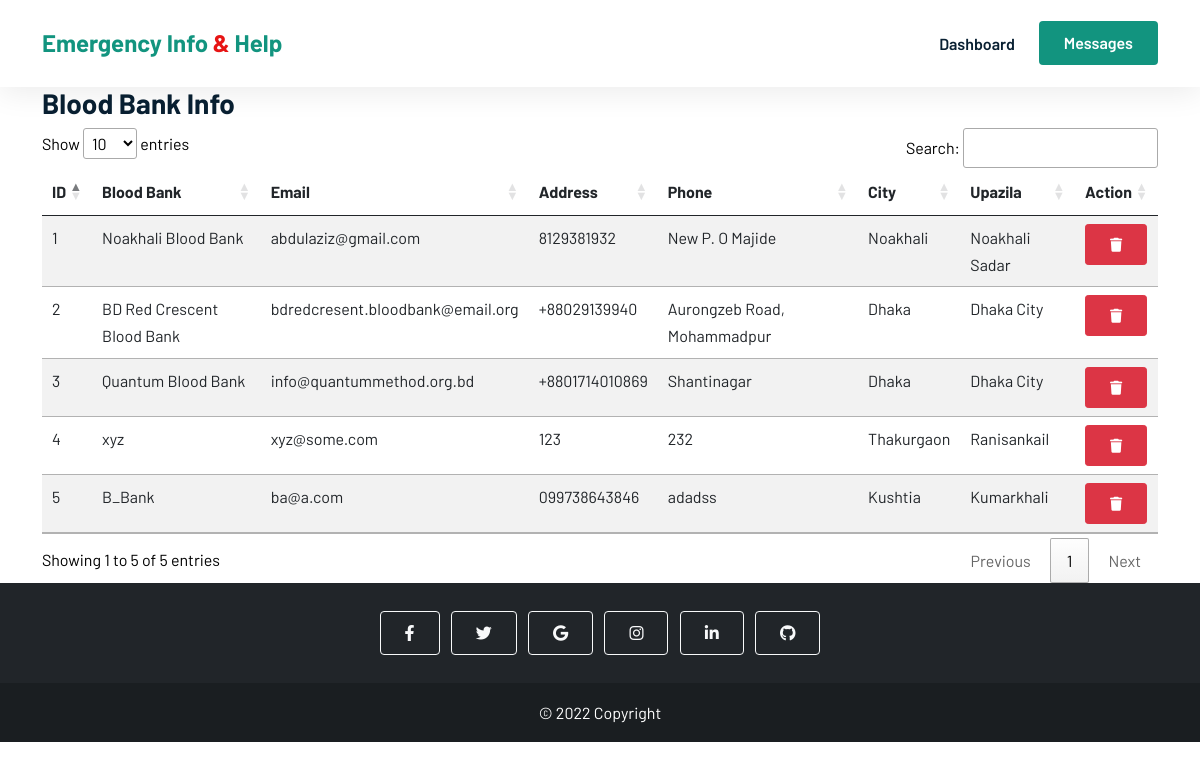
/admin/blood_bank_info.php (signed in), run on an earlier commit of the app's database.
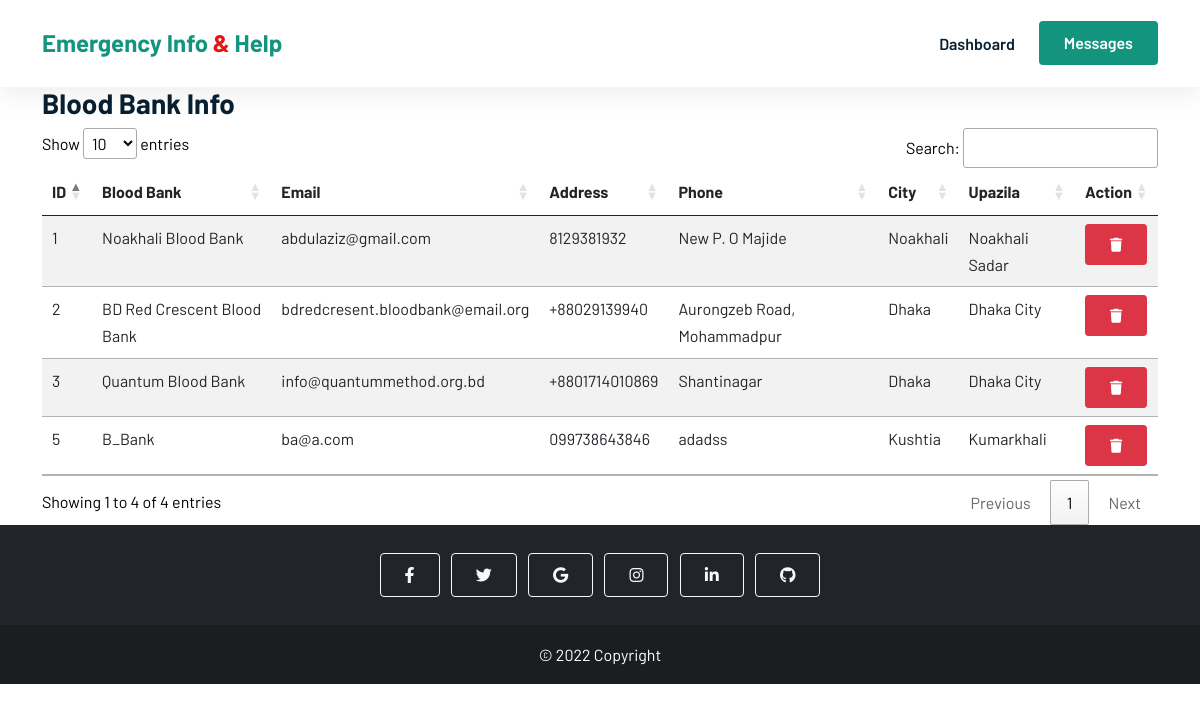
And on a later commit of the database.
### tables this page shows
CREATE TABLE `blood_bank` (
  `id` int(255) NOT NULL,
  `bank_name` varchar(255) NOT NULL,
  `email` varchar(32) NOT NULL,
  `phone` varchar(32) NOT NULL,
  `address` varchar(255) NOT NULL,
  `division` varchar(32) NOT NULL,
  `city` varchar(32) NOT NULL,
  `upazila` varchar(32) NOT NULL,
  `aviable_a_positive` int(5) NOT NULL,
  `aviable_a_negative` int(5) NOT NULL,
  `aviable_b_positive` int(5) NOT NULL,
  `aviable_b_negative` int(5) NOT NULL,
  `aviable_ab_positive` int(5) NOT NULL,
  `aviable_ab_negative` int(5) NOT NULL,
  `aviable_o_positive` int(5) NOT NULL,
  `aviable_o_negative` int(5) NOT NULL,
  `status` varchar(255) NOT NULL,
  `image` varchar(255) NOT NULL,
  `user_name` varchar(32) DEFAULT NULL,
  `password` varchar(32) DEFAULT NULL
);

### admin/blood_bank_info.php (the view, shortened to what this page needs)
<?php
include_once './admin_includes/db.php';
$sql = "SELECT * FROM `blood_bank`";
$results = $con->query($sql);
?>
<!DOCTYPE html>
<html lang="en">
<head>
    <link href="https://cdn.jsdelivr.net/npm/bootstrap@5.0.2/dist/css/bootstrap.min.css" rel="stylesheet" />
    <link rel="stylesheet" href="https://cdnjs.cloudflare.com/ajax/libs/font-awesome/6.1.1/css/all.min.css" />
    <link rel="stylesheet" href="//cdn.datatables.net/1.12.1/css/jquery.dataTables.min.css">
    <link rel="stylesheet" href="../css/style.css" />
</head>
<body>
    <header class="sticky-top">
        <nav class="navbar navbar-expand-lg  bg-white">
            <div class="container">
                <a class="navbar-brand" href="./admin_dashboard.php">Emergency Info <span>&</span> Help</a>
                <div class="collapse navbar-collapse" id="navbarNavDropdown">
                    <ul class="navbar-nav ms-auto">
                        <li class="nav-item">
                            <a class="nav-link" aria-current="page" href="./admin_dashboard.php">Dashboard</a>
                        </li>
                    </ul>
                    <a href="messages.php" class="btn btn-brand ms-lg-3">Messages</a>
                </div>
            </div>
        </nav>
    </header>
    <main>
        <div class="container">
            <h3>Blood Bank Info</h3>
            <div>
                <table class="table table-striped" id="messages">
                    <thead>
                        <tr>
                            <th scope="col">ID</th>
                            <th scope="col">Blood Bank</th>
                            <th scope="col">Email</th>
                            <th scope="col">Address</th>
                            <th scope="col">Phone</th>
                            <th scope="col">City</th>
                            <th scope="col">Upazila</th>
                            <th scope="col">Action</th>
                        </tr>
                    </thead>
                    <tbody>
                        <?php while ($row = $results->fetch_assoc()) : ?>
                            <tr>
                                <td><?php echo $row['id'] ?></td>
                                <td><?php echo $row['bank_name']?></td>
                                <td><?php echo $row['email'] ?></td>
                                <td><?php echo $row['phone'] ?></td>
                                <td><?php echo $row['address'] ?></td>
                                <td><?php echo $row['city'] ?></td>
                                <td><?php echo $row['upazila'] ?></td>
                                <td>
                                    <button class='delete btn btn-sm btn-danger' id="<?php echo $row['id'] ?>"><i class=" fa-solid fa-trash"></i></button>
                                </td>
                            </tr>
                        <?php endwhile ?>
                    </tbody>
                </table>
            </div>
        </div>
    </main>
    <footer class="bg-dark text-center text-white">
        <div class="container p-4 pb-0">
            <section class="mb-4">
                <a class="btn btn-outline-light btn-floating m-1" href="#!" role="button"><i class="fab fa-facebook-f"></i></a>
                <a class="btn btn-outline-light btn-floating m-1" href="#!" role="button"><i class="fab fa-twitter"></i></a>
                <a class="btn btn-outline-light btn-floating m-1" href="#!" role="button"><i class="fab fa-google"></i></a>
                <a class="btn btn-outline-light btn-floating m-1" href="#!" role="button"><i class="fab fa-instagram"></i></a>
                <a class="btn btn-outline-light btn-floating m-1" href="#!" role="button"><i class="fab fa-linkedin-in"></i></a>
                <a class="btn btn-outline-light btn-floating m-1" href="#!" role="button"><i class="fab fa-github"></i></a>
            </section>
        </div>
        <div class="text-center p-3 footer-last">
            © 2022 Copyright
        </div>
    </footer>
</body>
</html>

What changed in the data, as far as the page shows it:
removed blood_bank: id "4", bank_name "xyz", email "xyz@some.com", phone "123", address "232", city "Thakurgaon", upazila "Ranisankail"
Also different on the page:
text written by a page script: "Show entries Search: Showing 1 to 5 of 5 entries Previous 1 Next" → "Show entries Search: Showing 1 to 4 of 4 entries Previous 1 Next"
